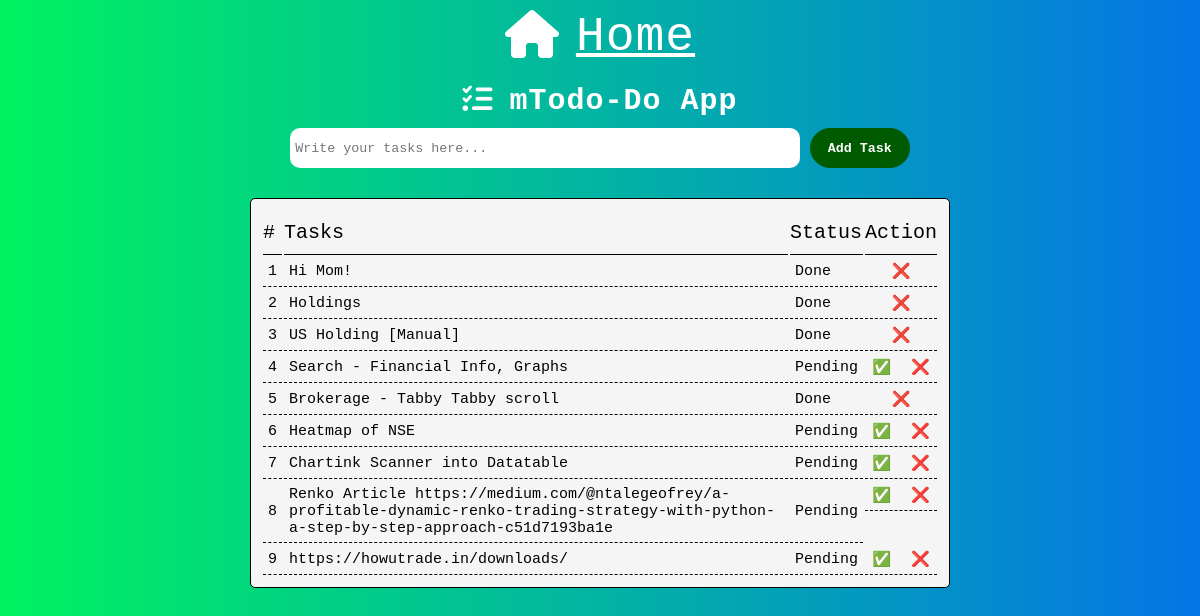
The page / on the database its author committed.
### tables this page shows
CREATE TABLE task (
            task_id INTEGER PRIMARY KEY AUTOINCREMENT,
            task TEXT,
            status TEXT
        );

### index.php (the view, shortened to what this page needs)
<!DOCTYPE html>
<html lang="en">
<head>
  <link rel="stylesheet" href="https://cdnjs.cloudflare.com/ajax/libs/font-awesome/6.0.0-beta3/css/all.min.css">
  <link rel="stylesheet" type="text/css" href="./css/todo.css" />
</head>
<body>
  <p>
  <a class="heading" href="/signalstrader/" style="font-size:3rem"><i class="fas fa-home"></i><u>Home</u></a>
  <a class="heading" href="#"><i class="fas fa-tasks"></i> mTodo-Do App</a>
  <div class="container">
    <div class="input-area">
      <form method="POST" action="./add_task.php">
        <input type="text" name="task" placeholder="Write your tasks here..." required />
        <button class="btn" name="add">Add Task</button>
      </form>
    </div>
    <table class="table">
      <thead>
        <tr>
          <th>#</th>
          <th>Tasks</th>
          <th>Status</th>
          <th>Action</th>
        </tr>
      </thead>
      <tbody>
        <?php
        $db = new SQLite3('./tasks.db');
        $db->exec("CREATE TABLE IF NOT EXISTS task (
            task_id INTEGER PRIMARY KEY AUTOINCREMENT,
            task TEXT,
            status TEXT
        )");
        $result = $db->query("SELECT * FROM task ORDER BY task_id ASC");
        $count = 1;
        while ($row = $result->fetchArray(SQLITE3_ASSOC)) {
        ?>
        <tr class="border-bottom">
          <td><?php echo $count++ ?></td>
          <td><?php echo $row['task'] ?></td>
          <td><?php echo $row['status'] ?></td>
          <td colspan="2" class="action">
            <?php if ($row['status'] != "Done") { ?>
            <a href="update_task.php?task_id=<?php echo $row['task_id'] ?>" class="btn-completed">✅</a>
            <?php } ?>
            <a href="delete_task.php?task_id=<?php echo $row['task_id'] ?>" class="btn-remove">❌</a>
          </td>
        </tr>
        <?php
        }
        ?>
      </tbody>
    </table>
  </div>
</body>
</html>

### css/todo.css (style rules this page uses)
* { margin: 0; padding: 0; font-family: 'Courier New','Roboto',monospace; font-weight: 400; font-style: normal; }
body { background: linear-gradient(90deg, #00f260 0%, #0575e6 100%); }
.heading { text-decoration: none; color: white; letter-spacing: 1px; font-family: 'Courier New','Roboto'; font-size: 30px; font-weight: 900; display: flex; justify-content: center; padding: 10px; }
.container { display: flex; flex-direction: column; justify-content: center; align-items: center; }
.input-area { margin-bottom: 30px; }
input { width: 500px; height: 30px; border: none; border-radius: 10px; padding: 5px; }
.btn { width: 100px; height: 40px; border-radius: 50px; border: 1px solid rgb(0, 90, 0); color: white; font-weight: 900; background-color: rgb(0, 90, 0); }
table { border: 0.5px solid black; width: 700px; padding: 10px; border-radius: 5px; background-color: whitesmoke; }
thead { display: table-header-group; vertical-align: middle; border-color: inherit; }
th { border-bottom: 1px solid black; }
th { font-size: 20px; text-align: start; padding-top: 10px; padding-bottom: 10px; }
th:nth-child(4) { text-align: center; }
tr.border-bottom td { border-bottom: 1pt dashed black; }
tbody { padding: 3px; font-size: 15px; }
td { padding: 5px; }
.action { display: flex; flex-direction: row; justify-content: center; align-items: center; gap: 20px; }
.btn-completed { text-decoration: none; }
.btn-remove { text-decoration: none; }

### index.php (style rules this page uses)
i { padding-right: 1rem; }

### rows shown on the page
task: task "Hi Mom!", status "Done"
task: task "Holdings", status "Done"
task: task "US Holding [Manual]", status "Done"
task: task "Search - Financial Info, Graphs", status "Pending"
task: task "Brokerage - Tabby Tabby scroll", status "Done"
task: task "Heatmap of NSE", status "Pending"
task: task "Chartink Scanner into Datatable", status "Pending"
task: task "Renko Article https://medium.com/@ntalegeofrey/a-profitable-dynamic-renko-trading-strategy-with-python-a-step-by-step-approach-c51d7193ba1e", status "Pending"
task: task "https://howutrade.in/downloads/", status "Pending"
